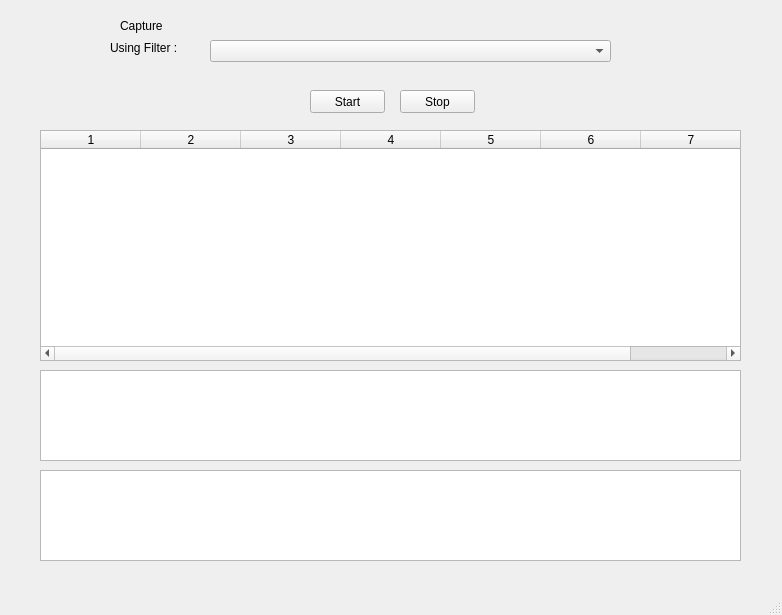
<?xml version="1.0" encoding="UTF-8"?>
<ui version="4.0">
 <class>MainWindow</class>
 <widget class="QMainWindow" name="MainWindow">
  <property name="geometry">
   <rect>
    <x>0</x>
    <y>0</y>
    <width>782</width>
    <height>615</height>
   </rect>
  </property>
  <property name="windowTitle">
   <string>MainWindow</string>
  </property>
  <widget class="QWidget" name="centralwidget">
   <widget class="QLabel" name="label">
    <property name="geometry">
     <rect>
      <x>120</x>
      <y>10</y>
      <width>47</width>
      <height>31</height>
     </rect>
    </property>
    <property name="text">
     <string>Capture</string>
    </property>
   </widget>
   <widget class="QLabel" name="label_2">
    <property name="geometry">
     <rect>
      <x>110</x>
      <y>40</y>
      <width>81</width>
      <height>16</height>
     </rect>
    </property>
    <property name="text">
     <string>Using Filter :</string>
    </property>
   </widget>
   <widget class="QComboBox" name="comboBox">
    <property name="geometry">
     <rect>
      <x>210</x>
      <y>40</y>
      <width>401</width>
      <height>22</height>
     </rect>
    </property>
   </widget>
   <widget class="QPushButton" name="pushButton_start">
    <property name="geometry">
     <rect>
      <x>310</x>
      <y>90</y>
      <width>75</width>
      <height>23</height>
     </rect>
    </property>
    <property name="text">
     <string>Start</string>
    </property>
   </widget>
   <widget class="QPushButton" name="pushButton_stop">
    <property name="geometry">
     <rect>
      <x>400</x>
      <y>90</y>
      <width>75</width>
      <height>23</height>
     </rect>
    </property>
    <property name="text">
     <string>Stop</string>
    </property>
   </widget>
   <widget class="QTableWidget" name="tableWidget">
    <property name="geometry">
     <rect>
      <x>40</x>
      <y>130</y>
      <width>701</width>
      <height>231</height>
     </rect>
    </property>
    <property name="columnCount">
     <number>7</number>
    </property>
    <column/>
    <column/>
    <column/>
    <column/>
    <column/>
    <column/>
    <column/>
   </widget>
   <widget class="QTextEdit" name="textEdit_data">
    <property name="geometry">
     <rect>
      <x>40</x>
      <y>370</y>
      <width>701</width>
      <height>91</height>
     </rect>
    </property>
   </widget>
   <widget class="QTextEdit" name="textEdit_hex">
    <property name="geometry">
     <rect>
      <x>40</x>
      <y>470</y>
      <width>701</width>
      <height>91</height>
     </rect>
    </property>
   </widget>
  </widget>
  <widget class="QMenuBar" name="menubar">
   <property name="geometry">
    <rect>
     <x>0</x>
     <y>0</y>
     <width>782</width>
     <height>21</height>
    </rect>
   </property>
  </widget>
  <widget class="QStatusBar" name="statusbar"/>
 </widget>
 <resources/>
 <connections/>
</ui>
